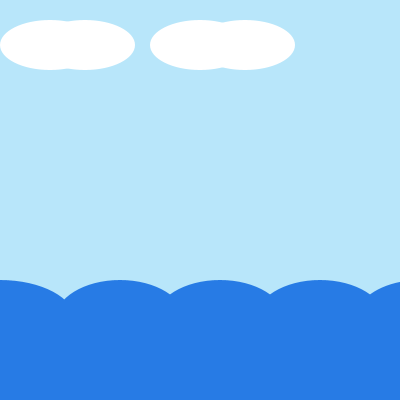
Frame 1 (no input)
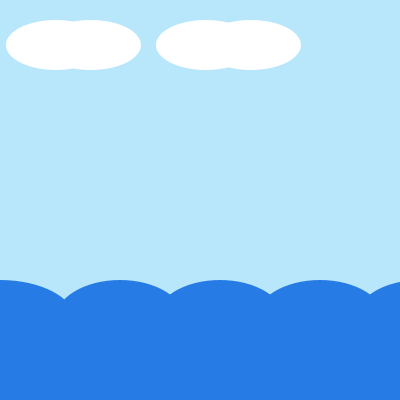
Frame 60 (the mouse pressed at the canvas centre just before this capture)
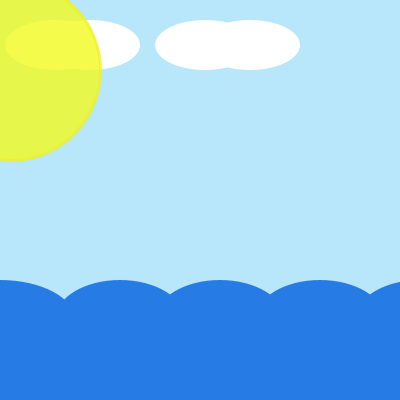
Frame 120 (the mouse held since frame 60 and released just before this capture)

The Processing sketch that drew these frames (run headless with seeded random() and noise(); from frame 60 on, the mouse is pressed at the canvas centre):

// Processing sketch: processing_89371
// ── processing_89371.pde

float cloudX = 50;
float cloudY = 85;
float cloudX2 = 200;
float cloudY2 = 245;
int cloudXY_point= 45;

float back;

void setup()
{
  size (400, 400);
}


void draw ()
{
  background (184, 230, 250);
  fill (255);
  noStroke();
  ellipseMode(CENTER);
  ellipse (cloudX, cloudXY_point, 100, 50);
  ellipse (cloudY, cloudXY_point, 100, 50);
  ellipse (cloudX2, cloudXY_point, 100, 50);
  ellipse (cloudY2, cloudXY_point, 100, 50);
  cloudX = cloudX + .1;
  cloudY = cloudY + .1;
  cloudX2 = cloudX2 + .1;
  cloudY2 = cloudY2 + .1;
  fill (39, 123, 229);
  rect (0,300, width, height);
  ellipse(0, 320, 150, 80);
  ellipse(120, 320, 130, 80);
  ellipse(220, 320, 130, 80);
  ellipse(320, 320, 130, 80);
  ellipse (420,320, 130, 80);
  
  strokeWeight(3);
  stroke(240,242,31,mouseY);
  fill (242,250,25, mouseY);
  ellipseMode (CENTER);
  ellipse (10, 70, 180,180);
 
}

void mousePressed()
{
  back = random (1,10);
  ellipseMode(CENTER);
  ellipse (cloudX, cloudXY_point, 100, 50);
  ellipse (cloudY, cloudXY_point, 100, 50);
  ellipse (cloudX2, cloudXY_point, 100, 50);
  ellipse (cloudY2, cloudXY_point, 100, 50);
  cloudX = cloudX - back;
  cloudY = cloudY - back;
  cloudX2 = cloudX2 - back;
  cloudY2 = cloudY2 - back;
}
  
